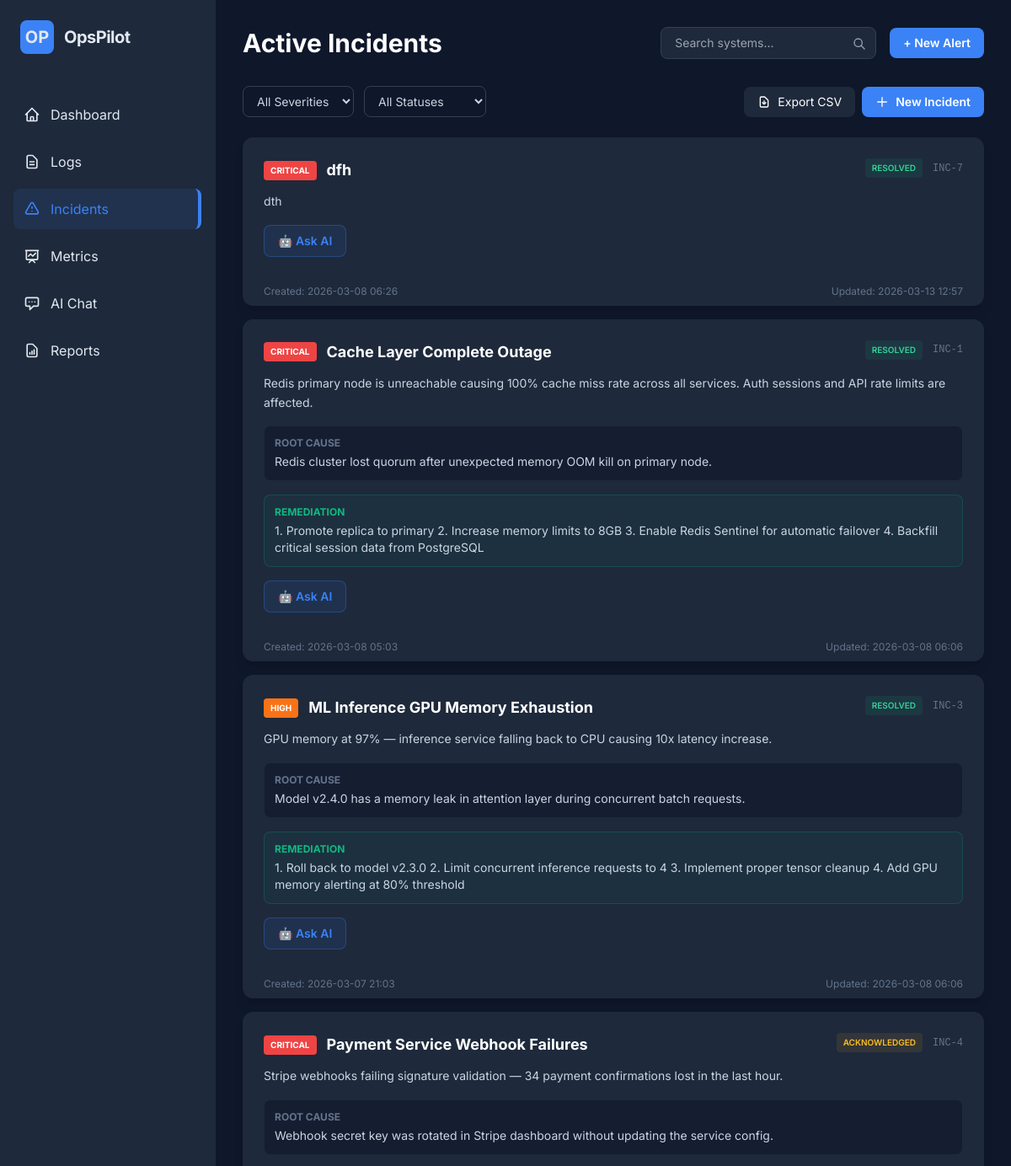
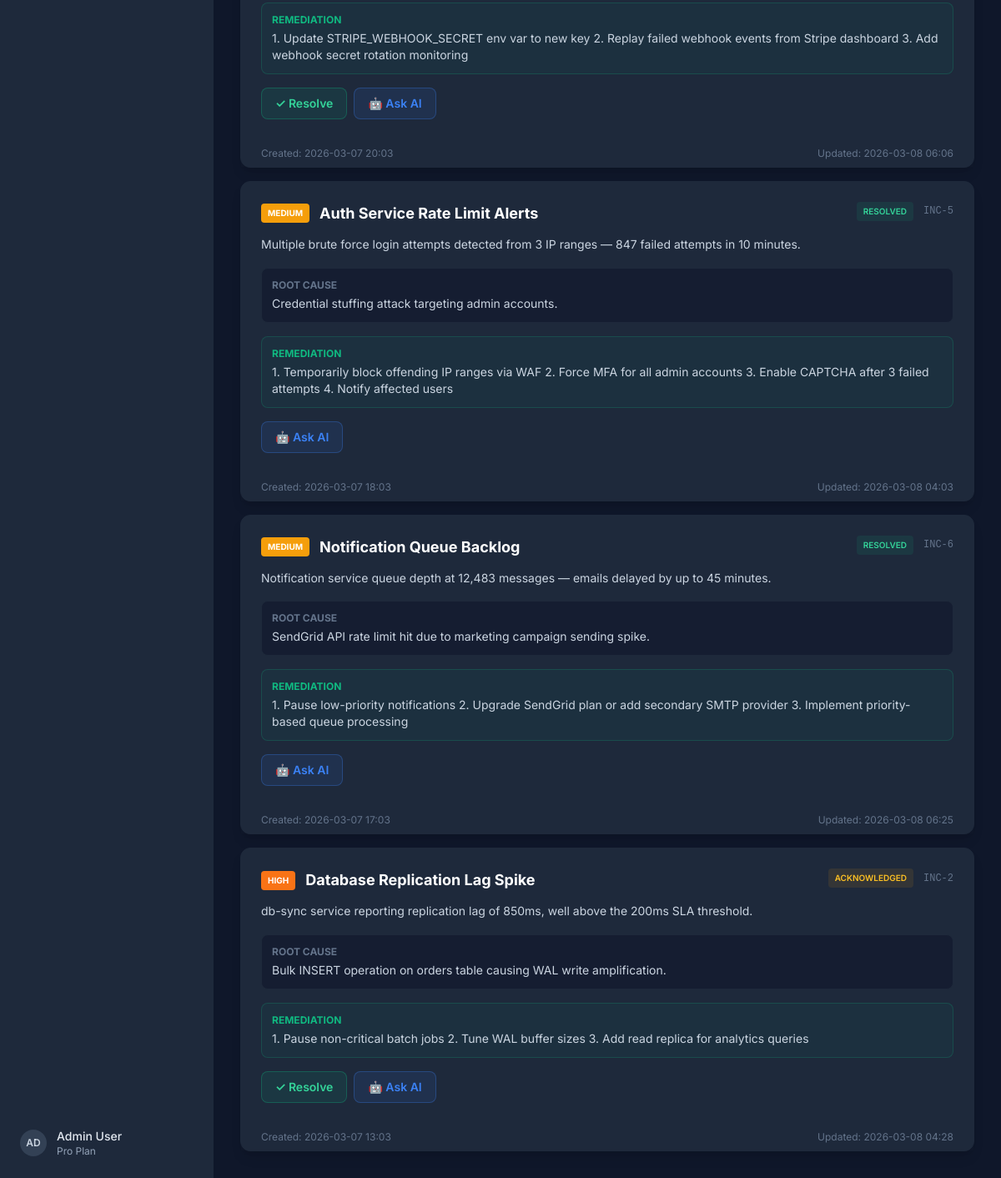
Page /incidents on the committed database (2 pictures, top to bottom).
### app/database/models.py (models this page shows)
class Incident(Base):
    __tablename__ = "incidents"
    id = Column(Integer, primary_key=True, index=True)
    title = Column(String(255))
    description = Column(Text)
    severity = Column(String(50)) # LOW, MEDIUM, HIGH, CRITICAL
    status = Column(String(50), default="OPEN") # OPEN, ACKNOWLEDGED, RESOLVED
    created_at = Column(DateTime, default=datetime.utcnow)
    updated_at = Column(DateTime, default=datetime.utcnow, onupdate=datetime.utcnow)
    root_cause = Column(Text, nullable=True)
    remediation_steps = Column(Text, nullable=True)
    related_logs = Column(JSON, nullable=True) # IDs of affected logs

### app/main.py (the view)
@app.get("/incidents", response_class=HTMLResponse)
async def incidents_page(request: Request, db: Session = Depends(session.get_db)):
    db_incidents = crud.get_incidents(db)
    return templates.TemplateResponse("incidents.html", {
        "request": request,
        "title": "Active Incidents",
        "active_page": "incidents",
        "incidents": db_incidents,
    })

### app/templates/incidents.html (shortened to what this page needs)
{% extends "base.html" %}
{% block content %}
<div class="flex flex-wrap gap-3 items-center justify-between mb-6">
    <div class="flex gap-3">
        <select id="filter-severity"
            class="bg-slate-900 border border-slate-700 text-sm rounded-lg px-3 py-2 text-slate-300">
            <option value="">All Severities</option>
        </select>
        <select id="filter-status"
            class="bg-slate-900 border border-slate-700 text-sm rounded-lg px-3 py-2 text-slate-300">
            <option value="">All Statuses</option>
        </select>
    </div>
    <div class="flex gap-2">
        <button onclick="exportIncidents()"
            class="bg-slate-800 hover:bg-slate-700 text-white px-4 py-2 rounded-lg text-sm flex items-center space-x-2 transition-colors">
            <svg class="w-4 h-4" fill="none" stroke="currentColor" viewBox="0 0 24 24">
                <path stroke-linecap="round" stroke-linejoin="round" stroke-width="2"
                    d="M12 10v6m0 0l-3-3m3 3l3-3m2 8H7a2 2 0 01-2-2V5a2 2 0 012-2h5.586a1 1 0 01.707.293l5.414 5.414a1 1 0 01.293.707V19a2 2 0 01-2 2z">
                </path>
            </svg>
            <span>Export CSV</span>
        </button>
        <button onclick="showCreateModal()"
            class="bg-primary hover:bg-blue-600 text-white px-4 py-2 rounded-lg text-sm font-semibold flex items-center space-x-2 transition-colors">
            <svg class="w-4 h-4" fill="none" stroke="currentColor" viewBox="0 0 24 24">
                <path stroke-linecap="round" stroke-linejoin="round" stroke-width="2" d="M12 4v16m8-8H4"></path>
            </svg>
            <span>New Incident</span>
        </button>
    </div>
</div>
<div id="incidents-list" class="space-y-4">
    {% for incident in incidents %}
    <div class="incident-card bg-card border border-slate-800 rounded-xl shadow-lg transition-all hover:border-slate-700"
        id="inc-{{ incident.id }}" data-severity="{{ incident.severity }}" data-status="{{ incident.status }}">
        <div class="p-6">
            <div class="flex justify-between items-start mb-3">
                <div class="flex items-center space-x-3">
                    <span class="px-2 py-1 rounded text-[10px] font-bold uppercase
                        {% if incident.severity == 'CRITICAL' %}bg-red-500 text-white
                        {% elif incident.severity == 'HIGH' %}bg-orange-500 text-white
                        {% elif incident.severity == 'MEDIUM' %}bg-amber-500 text-white
                        {% else %}bg-blue-500 text-white{% endif %}">
                        {{ incident.severity }}
                    </span>
                    <h3 class="text-lg font-bold text-white">{{ incident.title }}</h3>
                </div>
                <div class="flex items-center space-x-3">
                    <span class="px-2 py-1 rounded text-[10px] font-semibold uppercase
                        {% if incident.status == 'OPEN' %}bg-red-500/10 text-red-400
                        {% elif incident.status == 'ACKNOWLEDGED' %}bg-amber-500/10 text-amber-400
                        {% else %}bg-emerald-500/10 text-emerald-400{% endif %}" id="status-{{ incident.id }}">
                        {{ incident.status }}
                    </span>
                    <span class="text-xs text-slate-500 font-mono">INC-{{ incident.id }}</span>
                </div>
            </div>
            <p class="text-slate-300 text-sm mb-4 leading-relaxed">{{ incident.description }}</p>
            {% if incident.root_cause %}
            <div class="bg-slate-900/60 p-3 rounded-lg border border-slate-800 mb-4">
                <p class="text-xs text-slate-500 uppercase font-bold mb-1">Root Cause</p>
                <p class="text-sm text-slate-300">{{ incident.root_cause }}</p>
            </div>
            {% endif %}
            {% if incident.remediation_steps %}
            <div class="bg-emerald-500/5 p-3 rounded-lg border border-emerald-500/20 mb-4">
                <p class="text-xs text-emerald-500 uppercase font-bold mb-1">Remediation</p>
                <p class="text-sm text-slate-300">{{ incident.remediation_steps }}</p>
            </div>
            {% endif %}
            <div class="flex flex-wrap gap-2">
                {% if incident.status != 'RESOLVED' %}
                <button onclick="updateIncident({{ incident.id }}, 'RESOLVED')"
                    class="bg-emerald-500/10 hover:bg-emerald-500/20 border border-emerald-500/30 text-emerald-400 px-4 py-2 rounded-lg text-sm font-semibold transition-all">
                    ✓ Resolve
                </button>
                {% endif %}
                <a href="/chat"
                    class="bg-primary/10 hover:bg-primary/20 border border-primary/30 text-primary px-4 py-2 rounded-lg text-sm font-semibold transition-all">
                    🤖 Ask AI
                </a>
            </div>
        </div>
        <div class="bg-slate-800/10 px-6 py-2 border-t border-slate-800 text-xs text-slate-500 flex justify-between">
            <span>Created: {{ incident.created_at.strftime('%Y-%m-%d %H:%M') if incident.created_at else '—' }}</span>
            <span>Updated: {{ incident.updated_at.strftime('%Y-%m-%d %H:%M') if incident.updated_at else '—' }}</span>
        </div>
    </div>
    {% endfor %}
</div>
{% endblock %}

### app/templates/base.html (shortened to what this page needs)
<!DOCTYPE html>
<html lang="en" class="dark">
<head>
    <script src="https://cdn.tailwindcss.com"></script>
</head>
<body class="bg-dark text-slate-200 min-h-screen flex">
    <aside class="w-64 bg-card border-r border-slate-800 flex flex-col fixed inset-y-0 left-0 z-50">
        <div class="p-6 flex items-center space-x-3">
            <div class="w-10 h-10 bg-primary rounded-lg flex items-center justify-center font-bold text-xl">OP</div>
            <span class="text-xl font-bold tracking-tight">OpsPilot</span>
        </div>
        <nav class="flex-1 mt-6 px-4 space-y-2">
            <a href="/dashboard" class="flex items-center space-x-3 p-3 rounded-lg hover:bg-slate-800 transition-colors {% if active_page == 'dashboard' %}sidebar-item-active text-primary{% endif %}">
                <svg class="w-5 h-5" fill="none" stroke="currentColor" viewBox="0 0 24 24"><path stroke-linecap="round" stroke-linejoin="round" stroke-width="2" d="M3 12l2-2m0 0l7-7 7 7M5 10v10a1 1 0 001 1h3m10-11l2 2m-2-2v10a1 1 0 01-1 1h-3m-6 0a1 1 0 001-1v-4a1 1 0 011-1h2a1 1 0 011 1v4a1 1 0 001 1m-6 0h6"></path></svg>
                <span>Dashboard</span>
            </a>
            <a href="/logs" class="flex items-center space-x-3 p-3 rounded-lg hover:bg-slate-800 transition-colors {% if active_page == 'logs' %}sidebar-item-active text-primary{% endif %}">
                <svg class="w-5 h-5" fill="none" stroke="currentColor" viewBox="0 0 24 24"><path stroke-linecap="round" stroke-linejoin="round" stroke-width="2" d="M9 12h6m-6 4h6m2 5H7a2 2 0 01-2-2V5a2 2 0 012-2h5.586a1 1 0 01.707.293l5.414 5.414a1 1 0 01.293.707V19a2 2 0 01-2 2z"></path></svg>
                <span>Logs</span>
            </a>
            <a href="/incidents" class="flex items-center space-x-3 p-3 rounded-lg hover:bg-slate-800 transition-colors {% if active_page == 'incidents' %}sidebar-item-active text-primary{% endif %}">
                <svg class="w-5 h-5" fill="none" stroke="currentColor" viewBox="0 0 24 24"><path stroke-linecap="round" stroke-linejoin="round" stroke-width="2" d="M12 9v2m0 4h.01m-6.938 4h13.856c1.54 0 2.502-1.667 1.732-3L13.732 4c-.77-1.333-2.694-1.333-3.464 0L3.34 16c-.77 1.333.192 3 1.732 3z"></path></svg>
                <span>Incidents</span>
            </a>
            <a href="/metrics" class="flex items-center space-x-3 p-3 rounded-lg hover:bg-slate-800 transition-colors {% if active_page == 'metrics' %}sidebar-item-active text-primary{% endif %}">
                <svg class="w-5 h-5" fill="none" stroke="currentColor" viewBox="0 0 24 24"><path stroke-linecap="round" stroke-linejoin="round" stroke-width="2" d="M7 12l3-3 3 3 4-4M8 21l4-4 4 4M3 4h18M4 4h16v12a1 1 0 01-1 1H5a1 1 0 01-1-1V4z"></path></svg>
                <span>Metrics</span>
            </a>
            <a href="/chat" class="flex items-center space-x-3 p-3 rounded-lg hover:bg-slate-800 transition-colors {% if active_page == 'chat' %}sidebar-item-active text-primary{% endif %}">
                <svg class="w-5 h-5" fill="none" stroke="currentColor" viewBox="0 0 24 24"><path stroke-linecap="round" stroke-linejoin="round" stroke-width="2" d="M8 10h.01M12 10h.01M16 10h.01M9 16H5a2 2 0 01-2-2V6a2 2 0 012-2h14a2 2 0 012 2v8a2 2 0 01-2 2h-5l-5 5v-5z"></path></svg>
                <span>AI Chat</span>
            </a>
            <a href="/reports" class="flex items-center space-x-3 p-3 rounded-lg hover:bg-slate-800 transition-colors {% if active_page == 'reports' %}sidebar-item-active text-primary{% endif %}">
                <svg class="w-5 h-5" fill="none" stroke="currentColor" viewBox="0 0 24 24"><path stroke-linecap="round" stroke-linejoin="round" stroke-width="2" d="M9 17v-2m3 2v-4m3 4v-6m2 10H7a2 2 0 01-2-2V5a2 2 0 012-2h5.586a1 1 0 01.707.293l5.414 5.414a1 1 0 01.293.707V19a2 2 0 01-2 2z"></path></svg>
                <span>Reports</span>
            </a>
        </nav>
        <div class="p-6 border-t border-slate-800 mt-auto">
            <div class="flex items-center space-x-3">
                <div class="w-8 h-8 bg-slate-700 rounded-full flex items-center justify-center font-semibold text-xs text-slate-300">AD</div>
                <div>
                    <p class="text-sm font-medium">Admin User</p>
                    <p class="text-xs text-slate-400">Pro Plan</p>
                </div>
            </div>
        </div>
    </aside>
    <main class="flex-1 ml-64 p-8">
        <header class="flex justify-between items-center mb-8">
            <h1 class="text-3xl font-bold text-white">{{ title }}</h1>
            <div class="flex items-center space-x-4">
                <div class="relative">
                    <input type="text" placeholder="Search systems..." class="bg-card border border-slate-700 rounded-lg px-4 py-2 text-sm focus:outline-none focus:ring-2 focus:ring-primary w-64">
                    <svg class="w-4 h-4 text-slate-400 absolute right-3 top-3" fill="none" stroke="currentColor" viewBox="0 0 24 24"><path stroke-linecap="round" stroke-linejoin="round" stroke-width="2" d="M21 21l-6-6m2-5a7 7 0 11-14 0 7 7 0 0114 0z"></path></svg>
                </div>
                <button class="bg-primary hover:bg-blue-600 text-white px-4 py-2 rounded-lg text-sm font-semibold transition-colors">
                    + New Alert
                </button>
            </div>
        </header>
        <div id="content-area">
            {% block content %}{% endblock %}
        </div>
    </main>
</body>
</html>

### app/templates/base.html (style rules this page uses)
body { font-family: 'Inter', sans-serif; }
.sidebar-item-active { background: rgba(59, 130, 246, 0.1); border-right: 4px solid #3b82f6; }

### rows in the picture
Incident: severity "CRITICAL", title "dfh", status "RESOLVED", id "7", description "dth", created_at "2026-03-08 06:26", updated_at "2026-03-13 12:57"
Incident: severity "CRITICAL", title "Cache Layer Complete Outage", status "RESOLVED", id "1", description "Redis primary node is unreachable causing 100% cache miss rate across all services. Auth sessions and API rate limits are affected.", root_cause "Redis cluster lost quorum after unexpected memory OOM kill on primary node.", remediation_steps "1. Promote replica to primary 2. Increase memory limits to 8GB 3. Enable Redis Sentinel for automatic failover 4. Backfill critical session data from PostgreSQL", created_at "2026-03-08 05:03", updated_at "2026-03-08 06:06"
Incident: severity "HIGH", title "ML Inference GPU Memory Exhaustion", status "RESOLVED", id "3", description "GPU memory at 97% — inference service falling back to CPU causing 10x latency increase.", root_cause "Model v2.4.0 has a memory leak in attention layer during concurrent batch requests.", remediation_steps "1. Roll back to model v2.3.0 2. Limit concurrent inference requests to 4 3. Implement proper tensor cleanup 4. Add GPU memory alerting at 80% threshold", created_at "2026-03-07 21:03", updated_at "2026-03-08 06:06"
Incident: severity "CRITICAL", title "Payment Service Webhook Failures", status "ACKNOWLEDGED", id "4", description "Stripe webhooks failing signature validation — 34 payment confirmations lost in the last hour.", root_cause "Webhook secret key was rotated in Stripe dashboard without updating the service config.", remediation_steps "1. Update STRIPE_WEBHOOK_SECRET env var to new key 2. Replay failed webhook events from Stripe dashboard 3. Add webhook secret rotation monitoring", created_at "2026-03-07 20:03", updated_at "2026-03-08 06:06"
Incident: severity "MEDIUM", title "Auth Service Rate Limit Alerts", status "RESOLVED", id "5", description "Multiple brute force login attempts detected from 3 IP ranges — 847 failed attempts in 10 minutes.", root_cause "Credential stuffing attack targeting admin accounts.", remediation_steps "1. Temporarily block offending IP ranges via WAF 2. Force MFA for all admin accounts 3. Enable CAPTCHA after 3 failed attempts 4. Notify affected users", created_at "2026-03-07 18:03", updated_at "2026-03-08 04:03"
Incident: severity "MEDIUM", title "Notification Queue Backlog", status "RESOLVED", id "6", description "Notification service queue depth at 12,483 messages — emails delayed by up to 45 minutes.", root_cause "SendGrid API rate limit hit due to marketing campaign sending spike.", remediation_steps "1. Pause low-priority notifications 2. Upgrade SendGrid plan or add secondary SMTP provider 3. Implement priority-based queue processing", created_at "2026-03-07 17:03", updated_at "2026-03-08 06:25"
Incident: severity "HIGH", title "Database Replication Lag Spike", status "ACKNOWLEDGED", id "2", description "db-sync service reporting replication lag of 850ms, well above the 200ms SLA threshold.", root_cause "Bulk INSERT operation on orders table causing WAL write amplification.", remediation_steps "1. Pause non-critical batch jobs 2. Tune WAL buffer sizes 3. Add read replica for analytics queries", created_at "2026-03-07 13:03", updated_at "2026-03-08 04:28"

### other values in the picture
{{ title }} "Active Incidents"
